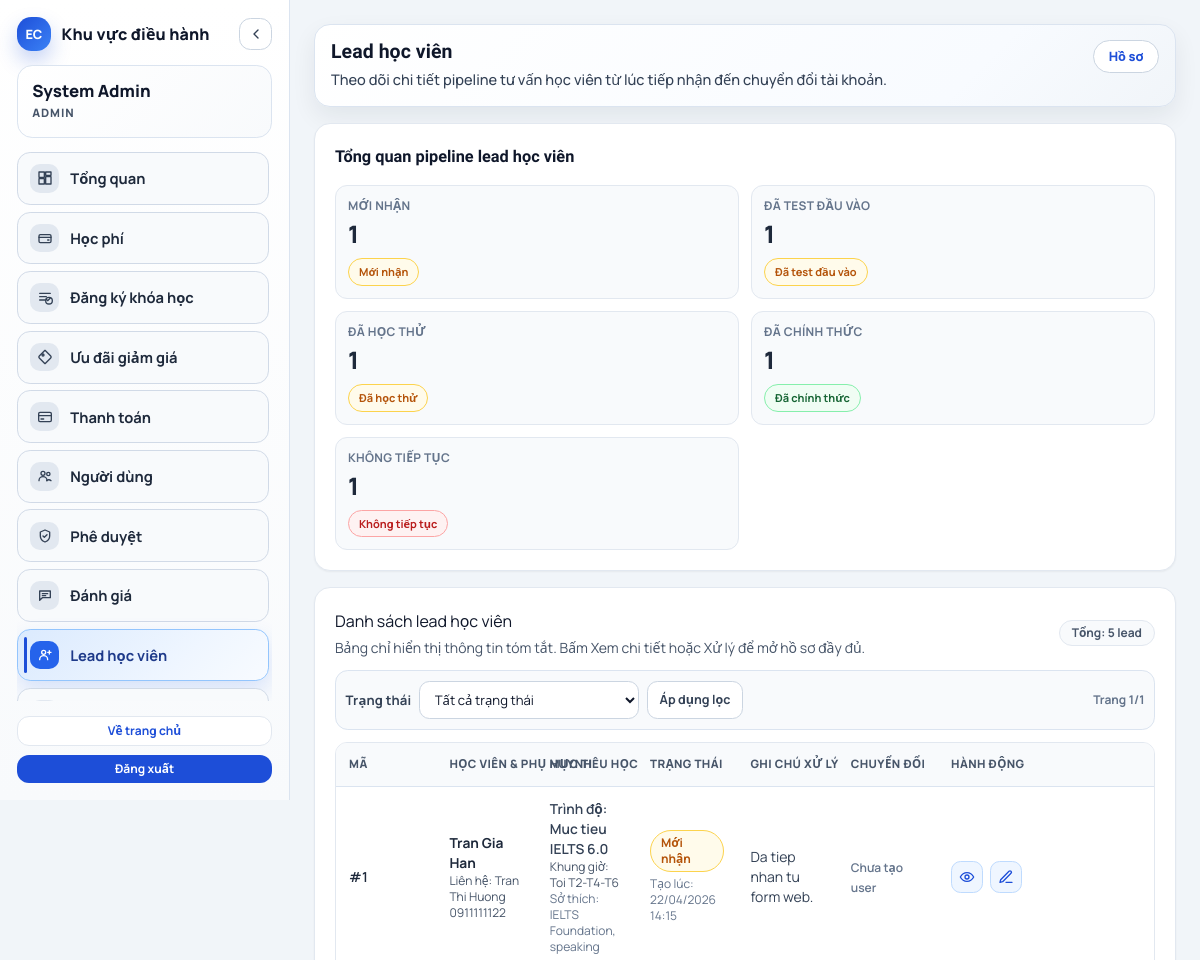
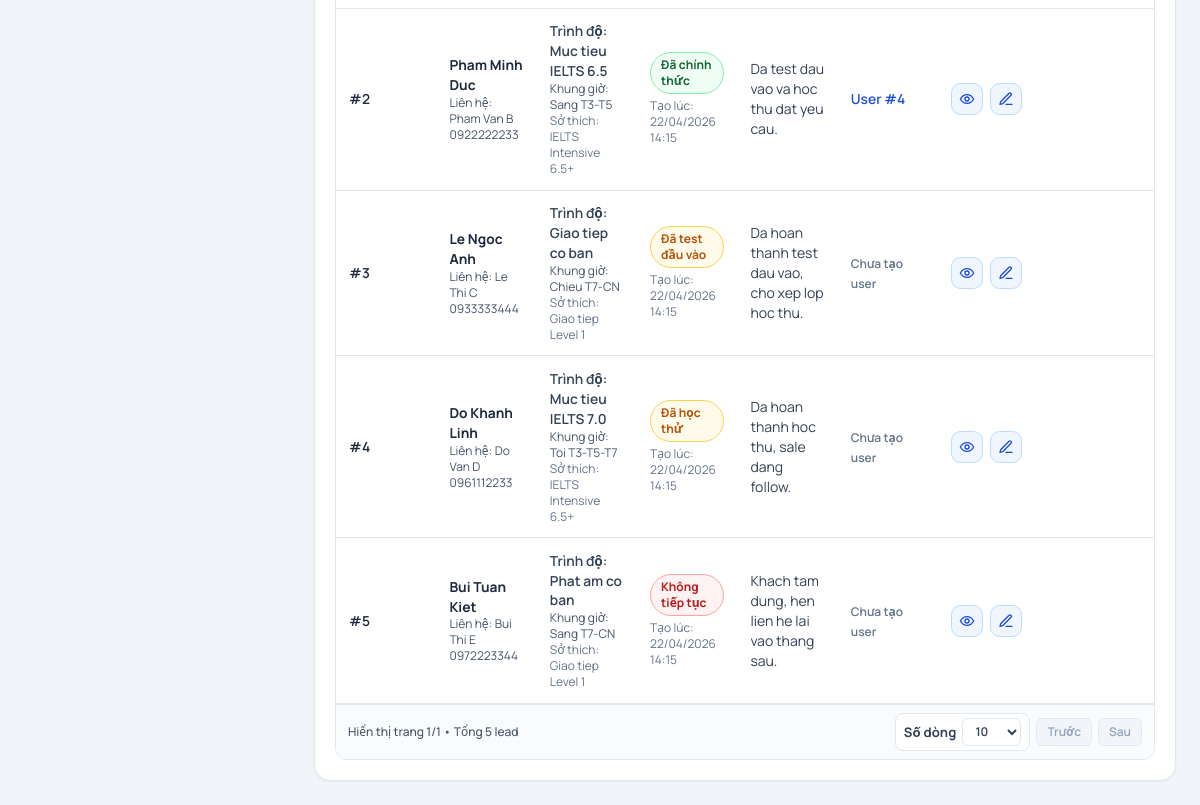
Screenshot of /?page=student-leads-manage (signed in) with the database file from the repository (2 pictures, top to bottom).
### tables this page shows
CREATE TABLE student_leads (
    id BIGINT UNSIGNED AUTO_INCREMENT PRIMARY KEY,
    student_name VARCHAR(150) NOT NULL,
    gender VARCHAR(20) DEFAULT NULL,
    dob DATE DEFAULT NULL,
    interests TEXT,
    personality TEXT,
    parent_name VARCHAR(150) DEFAULT NULL,
    parent_phone VARCHAR(20) DEFAULT NULL,
    school_name VARCHAR(180) DEFAULT NULL,
    current_grade VARCHAR(120) DEFAULT NULL,
    referral_source VARCHAR(120) DEFAULT NULL,
    current_level VARCHAR(120) DEFAULT NULL,
    study_time VARCHAR(180) DEFAULT NULL,
    parent_expectation TEXT,
    status ENUM('new', 'entry_tested', 'trial_completed', 'official', 'cancelled') NOT NULL DEFAULT 'new',
    admin_note TEXT,
    converted_user_id BIGINT UNSIGNED DEFAULT NULL,
    converted_at TIMESTAMP NULL DEFAULT NULL,
    created_at TIMESTAMP NOT NULL DEFAULT CURRENT_TIMESTAMP,
    updated_at TIMESTAMP NOT NULL DEFAULT CURRENT_TIMESTAMP ON UPDATE CURRENT_TIMESTAMP,
    CONSTRAINT fk_student_leads_user FOREIGN KEY (converted_user_id) REFERENCES users(id),
    KEY idx_student_leads_status_created (status, created_at),
    KEY idx_student_leads_parent_phone (parent_phone)
);

### public_html/pages/manage-student-leads/index.php (the view, shortened to what the rows shown need)
<?php
if (!function_exists('student_lead_status_badge_class')) {
    function student_lead_status_badge_class(string $status): string
    {
        return match ($status) {
            'new' => 'is-pending',
            'entry_tested' => 'is-upcoming',
            'trial_completed' => 'is-trial',
            'official' => 'is-approved',
            'cancelled' => 'is-rejected',
            default => 'is-pending',
        };
    }
}
if (!function_exists('student_lead_value_or_dash')) {
    function student_lead_value_or_dash(mixed $value): string
    {
        $normalized = trim((string) $value);
        return $normalized === '' ? '—' : $normalized;
    }
}
if (!function_exists('student_lead_short_text')) {
    function student_lead_short_text(mixed $value, int $limit = 120): string
    {
        $text = trim((string) $value);
        $length = function_exists('mb_strlen') ? mb_strlen($text) : strlen($text);
        if ($length <= $limit) {
            return $text;
        }
        $snippet = function_exists('mb_substr') ? mb_substr($text, 0, $limit - 1) : substr($text, 0, $limit - 1);
        return rtrim($snippet) . '…';
    }
}
if (!function_exists('student_lead_format_datetime')) {
    function student_lead_format_datetime(?string $value): string
    {
        $raw = trim((string) $value);
        try {
            $dt = new DateTimeImmutable($raw);
            return $dt->format('d/m/Y H:i');
        } catch (Throwable) {
            return $raw;
        }
    }
}
$adminModel = new AdminModel();
$statusOptions = [
    'new' => 'Mới nhận',
    'entry_tested' => 'Đã test đầu vào',
    'trial_completed' => 'Đã học thử',
    'official' => 'Đã chính thức',
    'cancelled' => 'Không tiếp tục',
];
$statusFilter = strtolower(trim((string) ($_GET['lead_status'] ?? '')));
if (!isset($statusOptions[$statusFilter])) {
    $statusFilter = '';
}
$leadPage = max(1, (int) ($_GET['lead_page'] ?? 1));
$leadPerPage = ui_pagination_resolve_per_page('lead_per_page', 10);
$leadTotal = $adminModel->countStudentLeads($statusFilter === '' ? null : $statusFilter);
$leads = $adminModel->listStudentLeadsPage($leadPage, $leadPerPage, $statusFilter === '' ? null : $statusFilter);
?>
<div class="grid gap-4">
    <article class="rounded-2xl border border-slate-200 bg-white p-5 shadow-sm">
        <div class="overflow-x-auto rounded-xl border border-slate-200 bg-white">
            <table class="min-w-full border-collapse text-sm" data-enable-row-detail="1" data-disable-global-filter="1">
                <thead>
                    <tr>
                        <th>Mã</th>
                        <th>Học viên & phụ huynh</th>
                        <th>Mục tiêu học</th>
                        <th>Trạng thái</th>
                        <th>Ghi chú xử lý</th>
                        <th>Chuyển đổi</th>
                        <th>Hành động</th>
                    </tr>
                </thead>
                <tbody>
                    <?php if (empty($leads)): ?>
                        <tr>
                            <td colspan="7">
                                <div class="rounded-xl border border-dashed border-slate-300 bg-slate-50 p-6 text-center text-sm text-slate-500">Chưa có lead học viên nào.</div>
                            </td>
                        </tr>
                    <?php else: ?>
                        <?php foreach ($leads as $lead): ?>
                            <?php
                                $statusValue = (string) ($lead['status'] ?? 'new');
                                $statusLabel = (string) ($statusOptions[$statusValue] ?? $statusValue);
                            ?>
                            <tr>
                                <td class="font-semibold">#<?= (int) $lead['id']; ?></td>
                                <td>
                                    <div class="font-bold text-slate-800"><?= e(student_lead_value_or_dash($lead['student_name'] ?? '')); ?></div>
                                    <div class="text-xs text-slate-600">Liên hệ: <?= e(student_lead_short_text(trim((string) ($lead['parent_name'] ?? '') . ' ' . ($lead['parent_phone'] ?? '')), 60)); ?></div>
                                </td>
                                <td>
                                    <div class="font-semibold text-slate-700">Trình độ: <?= e(student_lead_value_or_dash($lead['current_level'] ?? '')); ?></div>
                                    <div class="text-xs text-slate-600">Khung giờ: <?= e(student_lead_short_text($lead['study_time'] ?? '', 35)); ?></div>
                                    <div class="text-xs text-slate-500">Sở thích: <?= e(student_lead_short_text($lead['interests'] ?? '', 35)); ?></div>
                                </td>
                                <td>
                                    <span class="inline-flex items-center rounded-full border px-2.5 py-1 text-xs font-bold <?= e(student_lead_status_badge_class($statusValue)); ?>"><?= e($statusLabel); ?></span>
                                    <div class="mt-1 text-xs text-slate-500">Tạo lúc: <?= e(student_lead_format_datetime((string) ($lead['created_at'] ?? ''))); ?></div>
                                </td>
                                <td>
                                    <?php $summaryNote = trim((string) ($lead['admin_note'] ?? '')) !== '' ? (string) ($lead['admin_note'] ?? '') : (string) ($lead['parent_expectation'] ?? ''); ?>
                                    <div class="text-sm text-slate-700" data-full-value="<?= e($summaryNote); ?>"><?= e(student_lead_short_text($summaryNote, 80)); ?></div>
                                </td>
                                <td>
                                    <?php if ((int) ($lead['converted_user_id'] ?? 0) > 0): ?>
                                        <a class="font-semibold text-blue-700 hover:underline" href="<?= e(page_url('users-admin', ['edit' => (int) $lead['converted_user_id']])); ?>">User #<?= (int) $lead['converted_user_id']; ?></a>
                                    <?php else: ?>
                                        <span class="text-xs font-semibold text-slate-500">Chưa tạo user</span>
                                    <?php endif; ?>
                                </td>
                                <td>
                                    <div class="inline-flex flex-wrap items-center gap-2">
                                        <button
                                            type="button"
                                            class="admin-row-detail-button admin-action-icon-btn"
                                            data-action-kind="detail"
                                            data-admin-row-detail="1"
                                            data-detail-url="<?= e(page_url('student-leads-manage', ['edit' => (int) $lead['id'], 'lead_page' => $leadPage, 'lead_per_page' => $leadPerPage, 'lead_status' => $statusFilter])); ?>"
                                            data-skip-action-icon="1"
                                            title="Xem chi tiết"
                                            aria-label="Xem chi tiết"
                                        >
                                            <span class="admin-action-icon-glyph" aria-hidden="true">
                                                <svg viewBox="0 0 24 24"><circle cx="12" cy="12" r="3"></circle><path d="M2 12s3.5-6.5 10-6.5S22 12 22 12s-3.5 6.5-10 6.5S2 12 2 12z"></path></svg>
                                            </span>
                                        </button>
                                        <a
                                            href="<?= e(page_url('student-leads-manage', ['edit' => (int) $lead['id'], 'lead_page' => $leadPage, 'lead_per_page' => $leadPerPage, 'lead_status' => $statusFilter])); ?>"
                                            class="admin-action-icon-btn"
                                            data-action-kind="edit"
                                            data-skip-action-icon="1"
                                            title="Xử lý"
                                            aria-label="Xử lý"
                                        >
                                            <span class="admin-action-icon-glyph" aria-hidden="true">
                                                <svg viewBox="0 0 24 24"><path d="M12 20h9"></path><path d="M16.5 3.5a2.1 2.1 0 0 1 3 3L7 19l-4 1 1-4Z"></path></svg>
                                            </span>
                                        </a>
                                    </div>
                                </td>
                            </tr>
                        <?php endforeach; ?>
                    <?php endif; ?>
                </tbody>
            </table>
        </div>
    </article>
</div>

### rows the page displays
student_leads: id "1", student_name "Tran Gia Han", parent_name+parent_phone "Tran Thi Huong 0911111122", current_level "Muc tieu IELTS 6.0", study_time "Toi T2-T4-T6", interests "IELTS Foundation, speaking", status "Mới nhận", created_at "22/04/2026 14:15", admin_note "Da tiep nhan tu form web.", shows "Chưa tạo user"
student_leads: id "2", student_name "Pham Minh Duc", parent_name+parent_phone "Pham Van B 0922222233", current_level "Muc tieu IELTS 6.5", study_time "Sang T3-T5", interests "IELTS Intensive 6.5+", status "Đã chính thức", created_at "22/04/2026 14:15", admin_note "Da test dau vao va hoc thu dat yeu cau.", converted_user "4"
student_leads: id "3", student_name "Le Ngoc Anh", parent_name+parent_phone "Le Thi C 0933333444", current_level "Giao tiep co ban", study_time "Chieu T7-CN", interests "Giao tiep Level 1", status "Đã test đầu vào", created_at "22/04/2026 14:15", admin_note "Da hoan thanh test dau vao, cho xep lop hoc thu.", shows "Chưa tạo user"
student_leads: id "4", student_name "Do Khanh Linh", parent_name+parent_phone "Do Van D 0961112233", current_level "Muc tieu IELTS 7.0", study_time "Toi T3-T5-T7", interests "IELTS Intensive 6.5+", status "Đã học thử", created_at "22/04/2026 14:15", admin_note "Da hoan thanh hoc thu, sale dang follow.", shows "Chưa tạo user"
student_leads: id "5", student_name "Bui Tuan Kiet", parent_name+parent_phone "Bui Thi E 0972223344", current_level "Phat am co ban", study_time "Sang T7-CN", interests "Giao tiep Level 1", status "Không tiếp tục", created_at "22/04/2026 14:15", admin_note "Khach tam dung, hen lien he lai vao thang sau.", shows "Chưa tạo user"

### other values shown
$adminUser['full_name'] "System Admin"
$adminUser['role'] "ADMIN"
$displayAdminTitle "Lead học viên"
$displayAdminDescription "Theo dõi chi tiết pipeline tư vấn học viên từ lúc tiếp nhận đến chuyển đổi tài khoản."
$summary['label'] "MỚI NHẬN"
$summary['count'] "1"
$summary['label'] "Mới nhận"
$summary['label'] "ĐÃ TEST ĐẦU VÀO"
$summary['label'] "Đã test đầu vào"
$summary['label'] "ĐÃ HỌC THỬ"
$summary['label'] "Đã học thử"
$summary['label'] "ĐÃ CHÍNH THỨC"
$summary['label'] "Đã chính thức"
$summary['label'] "KHÔNG TIẾP TỤC"
$summary['label'] "Không tiếp tục"
